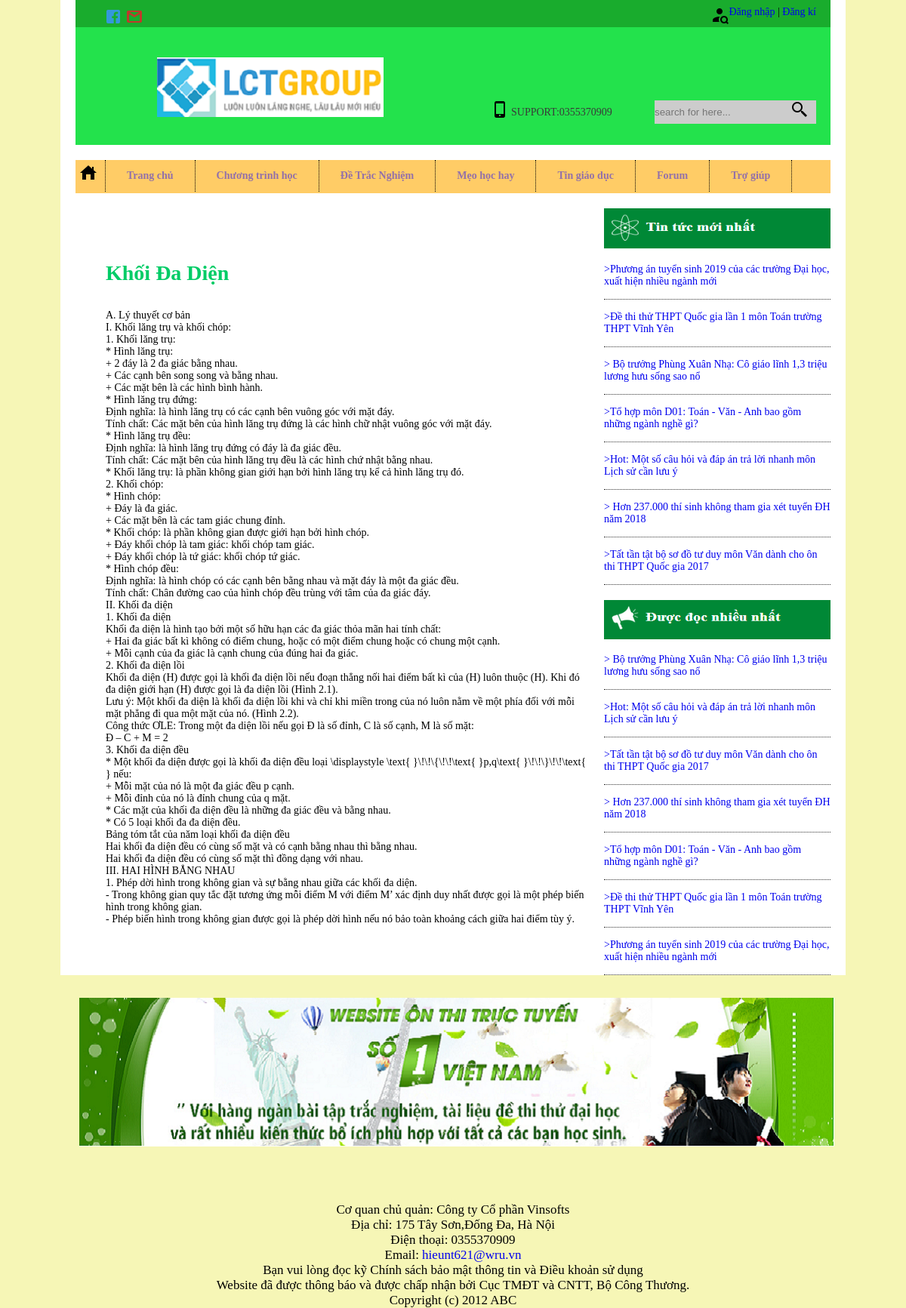
The page /2.source/chitietmon.php?id_ndm=2 on the database its author committed.
### tables this page shows
CREATE TABLE `chitietmon` (
  `id_ctm` int(11) NOT NULL,
  `tieude_ctm` varchar(255) NOT NULL,
  `noidung_ctm` text NOT NULL,
  `id_ndm` int(11) DEFAULT NULL
);

CREATE TABLE `tintuc` (
  `id_tt` int(11) NOT NULL,
  `ten_tt` varchar(225) NOT NULL,
  `noidung_tt` text NOT NULL,
  `luotxem` int(11) NOT NULL
);

### 2.source/sibar.php (the view)
<div class="sidebar">
            <div id="logo_tintuc"> <img src="hinhanh/tintuc.png" width="300" height="54" alt="Tin Tức nổi bật"></div>
            <div id="Tintuc">
                    <ul>
                    <?php
                          require('connection.php');
                          $sql="select id_tt,ten_tt from tintuc order by id_tt desc";
                          $result=mysqli_query($conn,$sql);
                          while($data = mysqli_fetch_assoc($result)){?>
                          <?php
                         echo"<li>";
                         echo"<a href='tintuc_nd.php?id=$data[id_tt]' >>$data[ten_tt]</a>";
                          echo"</li>";
                          }
                          ?>
                    </ul>
              </div>
              <div style="margin-top:20px"> <img src="hinhanh/docnhieiu.png" width="300" height="52"  alt="Đọc nhiều nhất"></div>
              <div id="Tintuc">
                 <ul>
                 <?php
                          require('connection.php');
                          $sql="select id_tt,ten_tt from tintuc order by luotxem desc ";
                          $result=mysqli_query($conn,$sql);
                          while($data = mysqli_fetch_assoc($result)){?>
                          <?php
                         echo"<li>";
                         echo"<a href='tintuc_nd.php?id=$data[id_tt]' >>$data[ten_tt]</a>";
                          echo"</li>";
                          };
                          ?>
                 </ul>
               </div>
        </div>
    </div>

### 2.source/chitietmon.php (shortened to what this page needs)
<?php
    include('heade.php');
?>
    <div id="header">
        <div class="content">
            <div id="thuvien" style="margin:40px 10px 10px 30px ">
                <?php
                if(isset($_GET["id_ndm"])){
                  $id = $_GET ["id_ndm"];}
                  $hostName = 'localhost';
                  $userName = 'root';
                  $passWord = '';
                  $databaseName = 'onthi';
                  $connect = new mysqli($hostName, $userName, $passWord, $databaseName);
                  mysqli_set_charset($connect,'UTF8');
                mysqli_query($connect,"SET NAMES 'UTF8'");
                $sql = "SELECT * FROM chitietmon WHERE id_ndm = $id ";
                $result = mysqli_query($connect,$sql);
                 $row = mysqli_fetch_array($result);
                ?>
                    <?php
                    echo"<h1><p style='color:#00cc66;'>$row[tieude_ctm]</p></h1>";
                    echo"<br/> <br/>";
                    echo"$row[noidung_ctm]";
                    ?>
                <br/>
                <br/>
            </div>
            </div>
        <?php include "sibar.php"; ?>
    <?php include "footer.php"; ?>
</body>
</html>

### 2.source/style.css (style rules this page uses)
* { margin:0px; padding:0px; }
a { text-decoration:none; }
ul { list-style-type:none; }
body { font-family:"Times New Roman", Times, serif; font-size:14px; background:rgb(246, 246, 182); }
#header { width:1000px; height:auto; margin: 10px auto; }
.content { width: 69%; height: 100%; float: left; }
#thuvien { margin-top:30px; padding:30px 0px 1px 10px; }
.sidebar { width: 30%; height: 100%; float: right; }
.sidebar #Tintuc ul li { border-bottom: 1px dotted #333333; padding: 15px 0; }

### rows shown on the page
chitietmon: tieude_ctm "Khối Đa Diện", noidung_ctm "A. Lý thuyết cơ bản I. Khối lăng trụ và khối chóp: 1. Khối lăng trụ: * Hình lăng trụ: + 2 đáy là 2 đa giác bằng nhau. + Các cạnh bên song song và bằng nhau. + Các mặt bên là các hình bình hành. * Hình lăng trụ đứng: Định nghĩa: là hình lăng trụ có các cạnh bên vuông góc với mặt đáy. Tính chất: Các mặt bên của hình lăng trụ đứng là các hình chữ nhật vuông góc với mặt đáy. * Hình lăng trụ đều: Định nghĩa: là hình lăng trụ đứng có đáy là đa giác đều. Tính chất: Các mặt bên của hình lăng trụ đều là các hình chứ nhật bằng nhau. * Khối lăng trụ: là phần không gian giới hạn bởi hình lăng trụ kể cả hình lăng trụ đó. 2. Khối chóp: * Hình chóp: + Đáy là đa giác. + Các mặt bên là các tam giác chung…"
tintuc: ten_tt "Phương án tuyển sinh 2019 của các trường Đại học, xuất hiện nhiều ngành mới"
tintuc: ten_tt "Đề thi thử THPT Quốc gia lần 1 môn Toán trường THPT Vĩnh Yên"
tintuc: ten_tt "Bộ trưởng Phùng Xuân Nhạ: Cô giáo lĩnh 1,3 triệu lương hưu sống sao nổ"
tintuc: ten_tt "Tổ hợp môn D01: Toán - Văn - Anh bao gồm những ngành nghề gì?"
tintuc: ten_tt "Hot: Một số câu hỏi và đáp án trả lời nhanh môn Lịch sử cần lưu ý"
tintuc: ten_tt "Hơn 237.000 thí sinh không tham gia xét tuyển ĐH năm 2018"
tintuc: ten_tt "Tất tần tật bộ sơ đồ tư duy môn Văn dành cho ôn thi THPT Quốc gia 2017"
